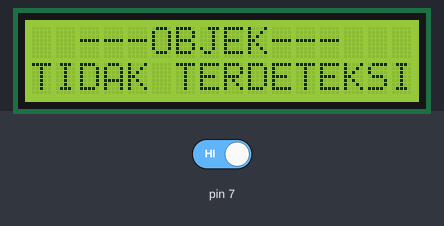
Bench run of a sketch on a simulated Arduino Uno, built with avr-gcc and run on an emulated ATmega328P. Parts: 16×2 character LCD. The inputs (shaded band) are chosen by the test bench; at power-on: pin 7 HIGH.

Above: at 3.2 s.
3.3 s: pin 7 driven LOW
At 4.1 s:
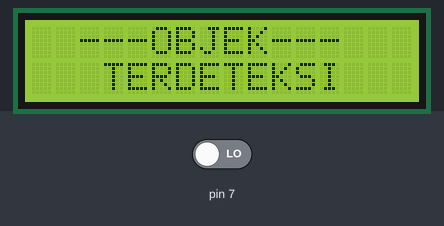
5.7 s: pin 7 driven HIGH
At 6.2 s:
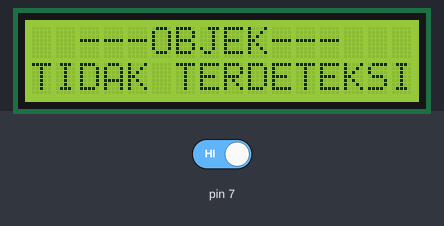
Timing chart, 0 to 8.7 s (numbered marks = the images above; inputs shaded):
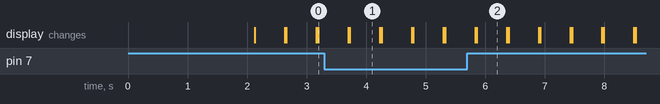

The sketch:

M8-Infrared.ino
```cpp
#include <Wire.h>
#include <LiquidCrystal_I2C.h>

LiquidCrystal_I2C lcd(0x20, 16, 2); // Untuk di protheus pakai LCD Address 20 dan 27 untuk di percobaan realtimenya

void setup() {
  pinMode(7, INPUT);
  lcd.init();
  lcd.backlight();
  lcd.setCursor(0, 0);
  lcd.print("SENSOR INFRARED");
  lcd.setCursor(0, 1);
  lcd.print("    SIMULASI    ");
  delay(2000);
  lcd.clear();
}

void loop() {
  byte sensorValue = digitalRead(7);
  lcd.setCursor(0, 0);
  if (sensorValue == LOW) {
    lcd.print("  ---OBJEK---  ");
    lcd.setCursor(0, 1);
    lcd.print("   TERDETEKSI   ");
  } else {
    lcd.print("  ---OBJEK---  ");
    lcd.setCursor(0, 1);
    lcd.print("TIDAK TERDETEKSI");
  }

  delay(500);
  lcd.clear();
}
```

Measured:
- after the input at 3.3 s, the display: first differs from a run without the input after 0.43 s (image 1)
- after the input at 5.7 s, the display: first differs from a run without the input after 0.16 s (image 2)
- what the display in image 1 shows lasts 0.5 s, from 3.7 s to 4.2 s
